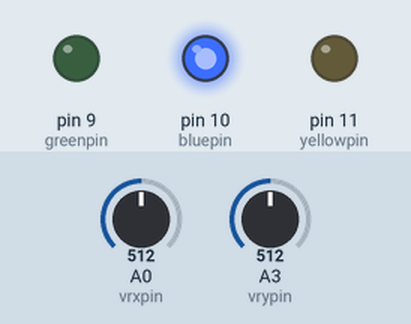
The sketch below on a simulated Arduino Uno, built with avr-gcc and run on an emulated ATmega328P. On the bench: output pins drawn as LEDs (lit = HIGH). The inputs (shaded band) are chosen by the test bench; at power-on: A3 (vrypin) = 512, A0 (vrxpin) = 512.

Above: at 1.2 s.
1.3 s: A3 (vrypin) set to 716
At 2.0 s:
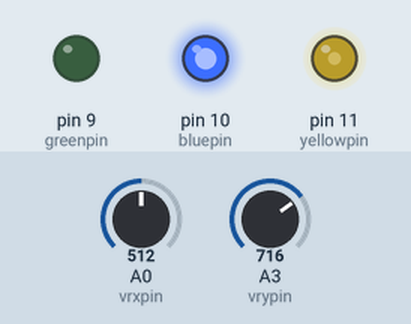
2.8 s: A3 (vrypin) set to 900
At 4.0 s:
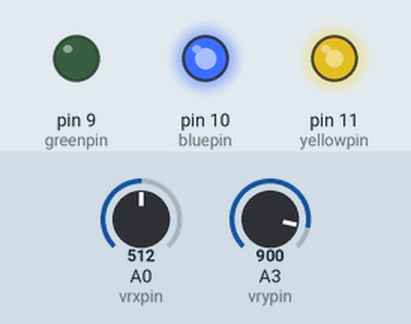
4.3 s: A3 (vrypin) set to 502
At 5.1 s:
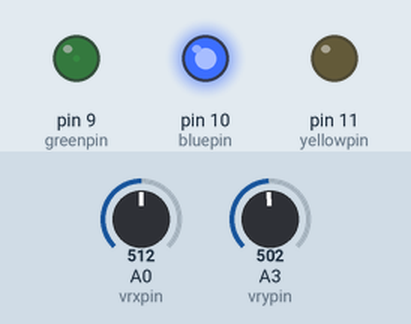
5.8 s: A3 (vrypin) set to 522
At 6.5 s:
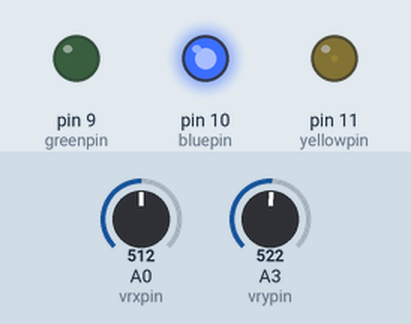
7.3 s: A3 (vrypin) set to 306
At 8.6 s:
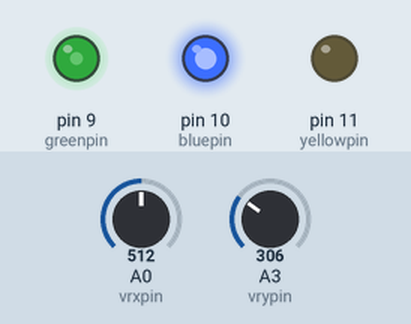
Timing chart, 0 to 9.8 s (numbered marks = the images above; inputs shaded):
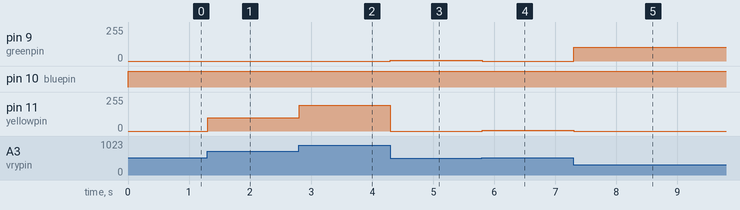

The sketch:

mar12_map_function_hw.ino
```cpp
int vrxpin = A0;
int vrypin = A3;
int vrx;
int vry;

int yellowpin = 11;
int bluepin = 10;
int greenpin = 9;

int yellow;
int blue;
int green;

int blue2;

void setup() {
  // put your setup code here, to run once:
  pinMode(vrxpin, INPUT);
  pinMode(vrypin, INPUT);

  pinMode(yellowpin, OUTPUT);
  pinMode(bluepin, OUTPUT);
  pinMode(greenpin, OUTPUT);
  Serial.begin(9600);

}

void loop() {
  // put your main code here, to run repeatedly:
  vrx = analogRead(vrxpin);
  vry = analogRead(vrypin);

  yellow = map(vry, 512, 1023, 0, 255);

  blue = map(vrx, 512, 1023, 0, 255);
  blue2 = map(vrx, 512, 0, 0, 255);

  green = map(vry, 512, 0, 0, 255);

  if (vry <= 512){
    analogWrite(yellowpin, 0);
    analogWrite(greenpin, green);
  }
  if (vry > 512){
    analogWrite(yellowpin, yellow);
  }
  if (vry >= 512){
    analogWrite(greenpin, 0);
  }
  if (vrx == 512){
    analogWrite(bluepin, 255);
  }
  if (vrx < 512){
    analogWrite(bluepin, blue);
  }
  if (vrx > 512){
    analogWrite(bluepin, blue2);
  }
  delay(10);

}
```

Measured:
- after the input at 1.3 s, pin 11 (yellowpin): 0/255 → 101/255 at once
- after the input at 2.8 s, pin 11 (yellowpin): 101/255 → 193/255 at once
- after the input at 4.3 s, pin 9 (greenpin): 0/255 → 4/255 at once; pin 11 (yellowpin): 193/255 → 0/255 at once
- after the input at 5.8 s, pin 9 (greenpin): 4/255 → 0/255 at once; pin 11 (yellowpin): 0/255 → 4/255 at once
- after the input at 7.3 s, pin 9 (greenpin): 0/255 → 102/255 at once; pin 11 (yellowpin): 4/255 → 0/255 at once
